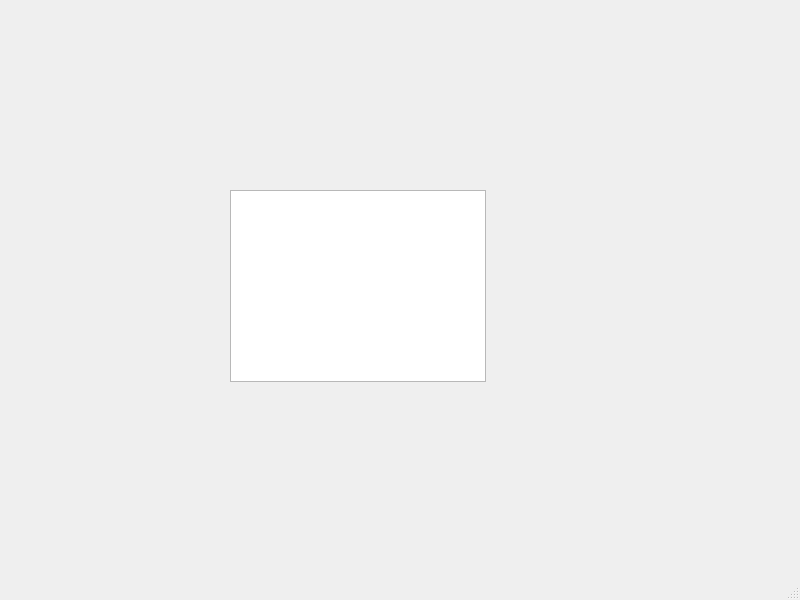
<?xml version="1.0" encoding="UTF-8"?>
<ui version="4.0">
 <class>Lista</class>
 <widget class="QMainWindow" name="Lista">
  <property name="geometry">
   <rect>
    <x>0</x>
    <y>0</y>
    <width>800</width>
    <height>600</height>
   </rect>
  </property>
  <property name="windowTitle">
   <string>MainWindow</string>
  </property>
  <widget class="QWidget" name="centralwidget">
   <widget class="QListWidget" name="Storico">
    <property name="geometry">
     <rect>
      <x>230</x>
      <y>190</y>
      <width>256</width>
      <height>192</height>
     </rect>
    </property>
   </widget>
  </widget>
  <widget class="QMenuBar" name="menubar">
   <property name="geometry">
    <rect>
     <x>0</x>
     <y>0</y>
     <width>800</width>
     <height>26</height>
    </rect>
   </property>
  </widget>
  <widget class="QStatusBar" name="statusbar"/>
 </widget>
 <resources/>
 <connections/>
</ui>
